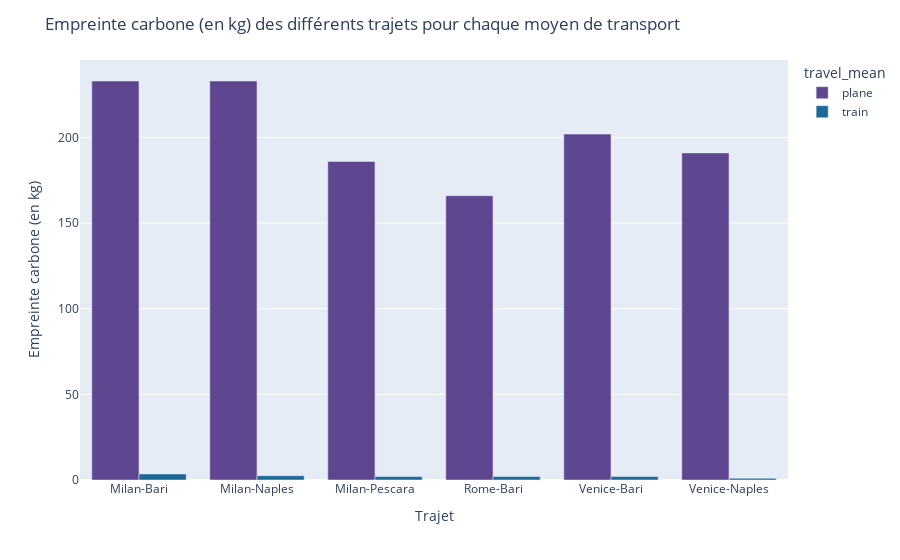

The cell this chart's notebook holds for it:
### Code cell
fig = px.bar(df.groupby(['travel', 'travel_mean'])['carbon_footprint'].max().reset_index(),
             x='travel', y='carbon_footprint', color='travel_mean',
             barmode='group',color_discrete_sequence=px.colors.qualitative.Prism)

fig.update_layout(title_text='Empreinte carbone (en kg) des différents trajets pour chaque moyen de transport',
                  xaxis_title='Trajet', yaxis_title='Empreinte carbone (en kg)')
fig.show()

### Figure 1 — Plotly figure (JSON) as saved in the notebook; plotly's stock layout.template omitted (floating-point values rounded to 4 significant figures)
{"data": [{"alignmentgroup": "True", "hovertemplate": "travel_mean=plane<br>travel=%{x}<br>carbon_footprint=%{y}<extra></extra>", "legendgroup": "plane", "marker": {"color": "rgb(95, 70, 144)", "pattern": {"shape": ""}}, "name": "plane", "offsetgroup": "plane", "orientation": "v", "showlegend": true, "textposition": "auto", "type": "bar", "x": ["Milan-Bari", "Milan-Naples", "Milan-Pescara", "Rome-Bari", "Venice-Bari", "Venice-Naples"], "xaxis": "x", "y": [233, 233, 186, 166, 202, 191], "yaxis": "y"}, {"alignmentgroup": "True", "hovertemplate": "travel_mean=train<br>travel=%{x}<br>carbon_footprint=%{y}<extra></extra>", "legendgroup": "train", "marker": {"color": "rgb(29, 105, 150)", "pattern": {"shape": ""}}, "name": "train", "offsetgroup": "train", "orientation": "v", "showlegend": true, "textposition": "auto", "type": "bar", "x": ["Milan-Bari", "Milan-Naples", "Milan-Pescara", "Rome-Bari", "Venice-Bari", "Venice-Naples"], "xaxis": "x", "y": [3.5, 2.5, 2, 2, 2, 1], "yaxis": "y"}], "layout": {"barmode": "group", "legend": {"title": {"text": "travel_mean"}, "tracegroupgap": 0}, "margin": {"t": 60}, "title": {"text": "Empreinte carbone (en kg) des différents trajets pour chaque moyen de transport"}, "xaxis": {"anchor": "y", "domain": [0, 1], "title": {"text": "Trajet"}}, "yaxis": {"anchor": "x", "domain": [0, 1], "title": {"text": "Empreinte carbone (en kg)"}}}}
